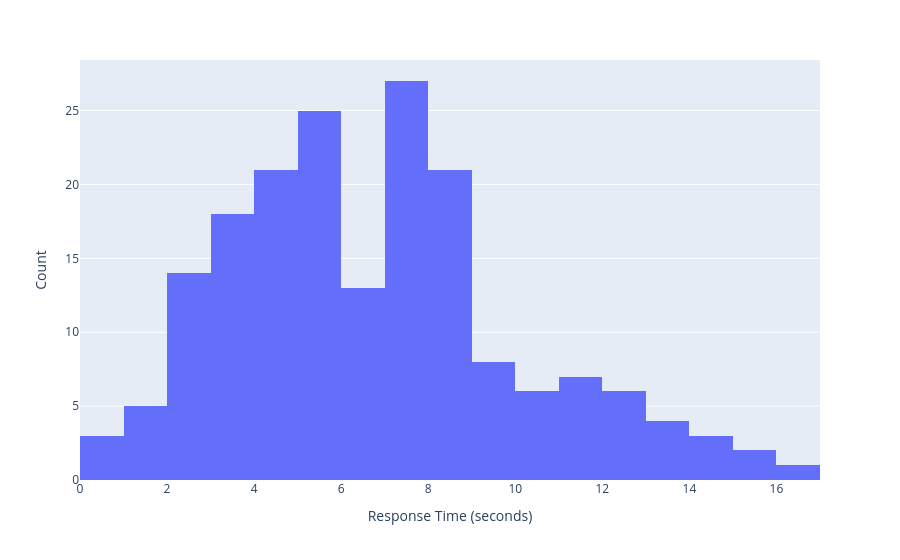

Write notebook code for a chart like this one.
### Code cell
fig = px.histogram(df, x='response_time_sec', nbins=30)
fig.update_layout(xaxis_title='Response Time (seconds)',
                  yaxis_title='Count')
fig.show()

### Figure 1 — Plotly figure (JSON) as saved in the notebook; plotly's stock layout.template omitted (floating-point values rounded to 4 significant figures; data arrays with more than 128 entries replaced by an {"elided": "..."} marker saying what was removed)
{"data": [{"alignmentgroup": "True", "bingroup": "x", "hovertemplate": "response_time_sec=%{x}<br>count=%{y}<extra></extra>", "legendgroup": "", "marker": {"color": "#636efa", "pattern": {"shape": ""}}, "name": "", "nbinsx": 30, "offsetgroup": "", "orientation": "v", "showlegend": false, "type": "histogram", "x": {"elided": "184 float values"}, "xaxis": "x", "yaxis": "y"}], "layout": {"barmode": "relative", "legend": {"tracegroupgap": 0}, "margin": {"t": 60}, "xaxis": {"anchor": "y", "domain": [0, 1], "title": {"text": "Response Time (seconds)"}}, "yaxis": {"anchor": "x", "domain": [0, 1], "title": {"text": "Count"}}}}
